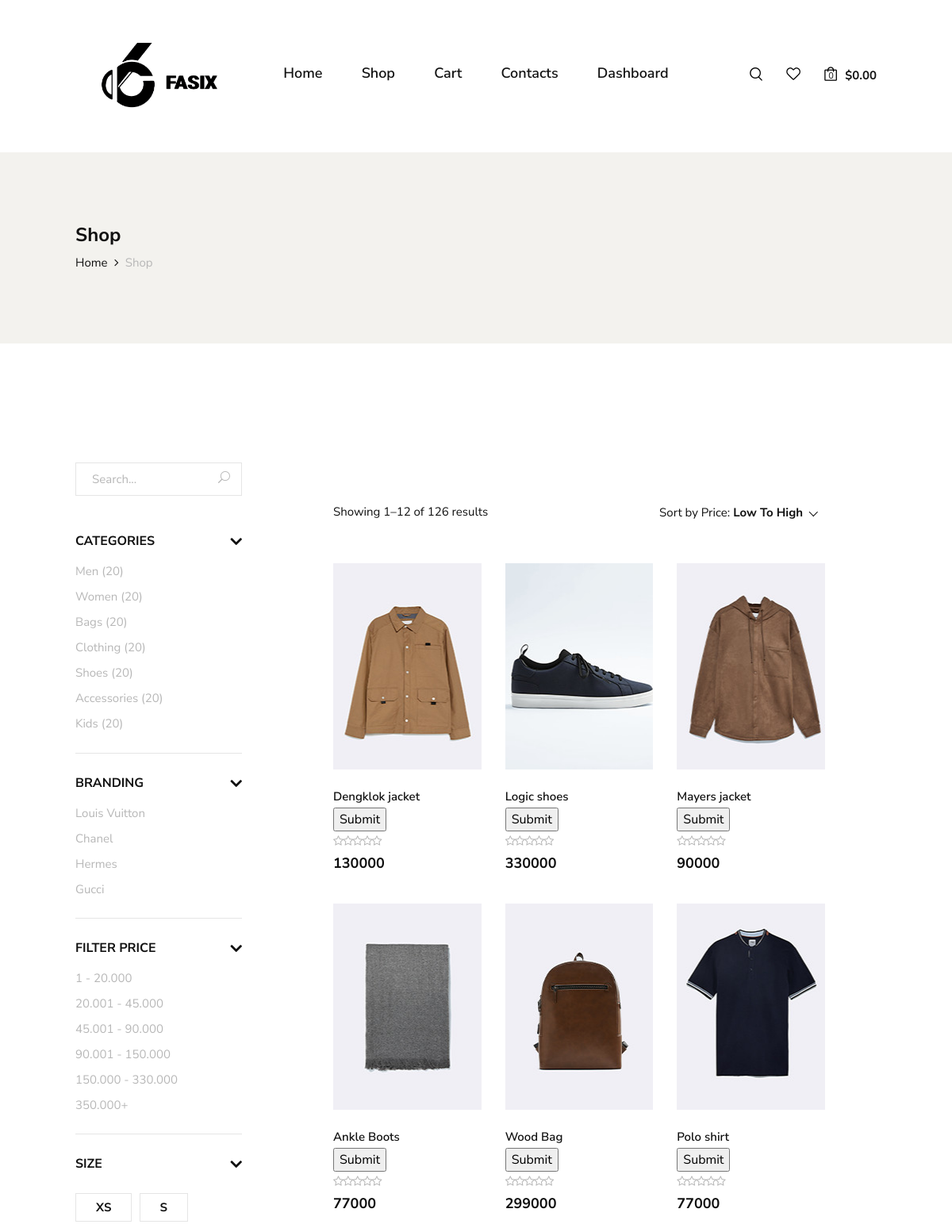
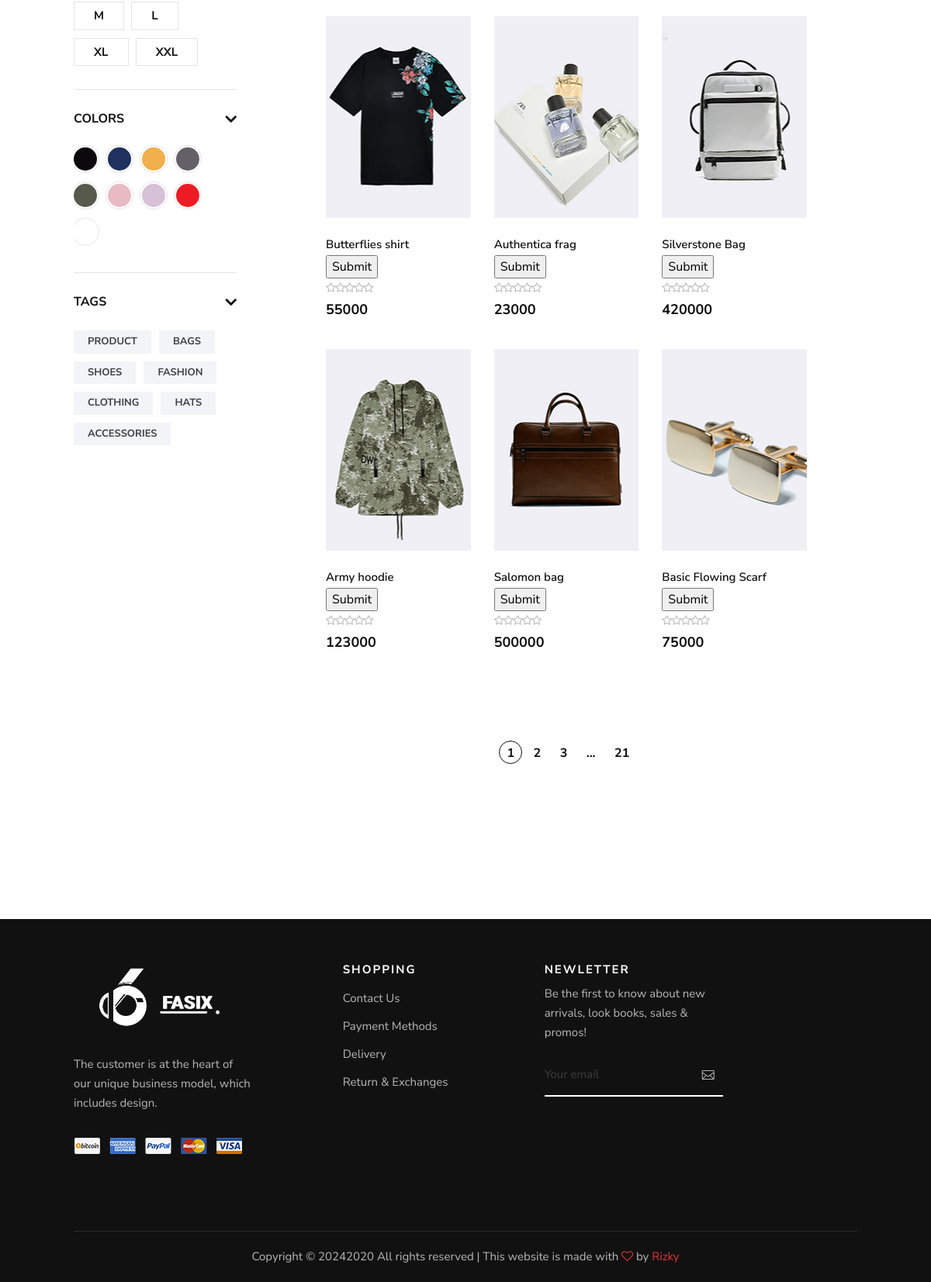
The page /shop.php on the database its author committed (2 pictures, top to bottom).
### tables this page shows
CREATE TABLE `produk` (
  `id` int(11) NOT NULL,
  `gambar` text NOT NULL,
  `nama` varchar(200) NOT NULL,
  `harga` double NOT NULL
);

### shop.php (the view, shortened to what this page needs)
<!DOCTYPE html>
<html lang="zxx">
<?php
include "functions.php";
$dataProduk = mysqli_query($db,"SELECT * FROM produk ORDER BY id ASC");
?>
<?php require_once("./header.php");?>
    <section class="breadcrumb-option">
        <div class="container">
            <div class="row">
                <div class="col-lg-12">
                    <div class="breadcrumb__text">
                        <h4>Shop</h4>
                        <div class="breadcrumb__links">
                            <a href="./index.html">Home</a>
                            <span>Shop</span>
                        </div>
                    </div>
                </div>
            </div>
        </div>
    </section>
    <section class="shop spad">
        <div class="container">
            <div class="row">
                <div class="col-lg-3">
                    <div class="shop__sidebar">
                        <div class="shop__sidebar__search">
                            <form action="#">
                                <input type="text" placeholder="Search...">
                                <button type="submit"><span class="icon_search"></span></button>
                            </form>
                        </div>
                        <div class="shop__sidebar__accordion">
                            <div class="accordion" id="accordionExample">
                                <div class="card">
                                    <div class="card-heading">
                                        <a data-toggle="collapse" data-target="#collapseOne">Categories</a>
                                    </div>
                                    <div id="collapseOne" class="collapse show" data-parent="#accordionExample">
                                        <div class="card-body">
                                            <div class="shop__sidebar__categories">
                                                <ul class="nice-scroll">
                                                    <li><a href="#">Men (20)</a></li>
                                                    <li><a href="#">Women (20)</a></li>
                                                    <li><a href="#">Bags (20)</a></li>
                                                    <li><a href="#">Clothing (20)</a></li>
                                                    <li><a href="#">Shoes (20)</a></li>
                                                    <li><a href="#">Accessories (20)</a></li>
                                                    <li><a href="#">Kids (20)</a></li>
                                                    <li><a href="#">Kids (20)</a></li>
                                                </ul>
                                            </div>
                                        </div>
                                    </div>
                                </div>
                                <div class="card">
                                    <div class="card-heading">
                                        <a data-toggle="collapse" data-target="#collapseTwo">Branding</a>
                                    </div>
                                    <div id="collapseTwo" class="collapse show" data-parent="#accordionExample">
                                        <div class="card-body">
                                            <div class="shop__sidebar__brand">
                                                <ul>
                                                    <li><a href="#">Louis Vuitton</a></li>
                                                    <li><a href="#">Chanel</a></li>
                                                    <li><a href="#">Hermes</a></li>
                                                    <li><a href="#">Gucci</a></li>
                                                </ul>
                                            </div>
                                        </div>
                                    </div>
                                </div>
                                <div class="card">
                                    <div class="card-heading">
                                        <a data-toggle="collapse" data-target="#collapseThree">Filter Price</a>
                                    </div>
                                    <div id="collapseThree" class="collapse show" data-parent="#accordionExample">
                                        <div class="card-body">
                                            <div class="shop__sidebar__price">
                                                <ul>
                                                    <li><a href="#">1 - 20.000</a></li>
                                                    <li><a href="#">20.001 - 45.000</a></li>
                                                    <li><a href="#">45.001 - 90.000</a></li>
                                                    <li><a href="#">90.001 - 150.000</a></li>
                                                    <li><a href="#">150.000 - 330.000</a></li>
                                                    <li><a href="#">350.000+</a></li>
                                                </ul>
                                            </div>
                                        </div>
                                    </div>
                                </div>
                                <div class="card">
                                    <div class="card-heading">
                                        <a data-toggle="collapse" data-target="#collapseFour">Size</a>
                                    </div>
                                    <div id="collapseFour" class="collapse show" data-parent="#accordionExample">
                                        <div class="card-body">
                                            <div class="shop__sidebar__size">
                                                <label for="xs">XS
                                                </label>
                                                <label for="sm">S
                                                </label>
                                                <label for="md">M
                                                </label>
                                                <label for="xl">L
                                                </label>
                                                <label for="2xl">XL
                                                </label>
                                                <label for="xxl">XXL
                                                </label>
                                            </div>
                                        </div>
                                    </div>
                                </div>
                                <div class="card">
                                    <div class="card-heading">
                                        <a data-toggle="collapse" data-target="#collapseFive">Colors</a>
                                    </div>
                                    <div id="collapseFive" class="collapse show" data-parent="#accordionExample">
                                        <div class="card-body">
                                            <div class="shop__sidebar__color">
                                                <label class="c-1" for="sp-1">
                                                </label>
                                                <label class="c-2" for="sp-2">
                                                </label>
                                                <label class="c-3" for="sp-3">
                                                </label>
                                                <label class="c-4" for="sp-4">
                                                </label>
                                                <label class="c-5" for="sp-5">
                                                </label>
                                                <label class="c-6" for="sp-6">
                                                </label>
                                                <label class="c-7" for="sp-7">
                                                </label>
                                                <label class="c-8" for="sp-8">
                                                </label>
                                                <label class="c-9" for="sp-9">
                                                </label>
                                            </div>
                                        </div>
                                    </div>
                                </div>
                                <div class="card">
                                    <div class="card-heading">
                                        <a data-toggle="collapse" data-target="#collapseSix">Tags</a>
                                    </div>
                                    <div id="collapseSix" class="collapse show" data-parent="#accordionExample">
                                        <div class="card-body">
                                            <div class="shop__sidebar__tags">
                                                <a href="#">Product</a>
                                                <a href="#">Bags</a>
                                                <a href="#">Shoes</a>
                                                <a href="#">Fashion</a>
                                                <a href="#">Clothing</a>
                                                <a href="#">Hats</a>
                                                <a href="#">Accessories</a>
                                            </div>
                                        </div>
                                    </div>
                                </div>
                            </div>
                        </div>
                    </div>
                </div>
                <div class="col-lg-9">
                    <div class="shop__product__option">
                        <div class="row">
                            <div class="col-lg-6 col-md-6 col-sm-6">
                                <div class="shop__product__option__left">
                                    <p>Showing 1–12 of 126 results</p>
                                </div>
                            </div>
                            <div class="col-lg-6 col-md-6 col-sm-6">
                                <div class="shop__product__option__right">
                                    <p>Sort by Price:</p>
                                </div>
                            </div>
                        </div>
                    </div>
            <div class="row">
                    <?php if(mysqli_num_rows($dataProduk)>0){
                        while($row = mysqli_fetch_assoc($dataProduk)){?>
                        <div class="col-lg-4 col-md-6 col-sm-6">
                            <div class="product__item">
                                <div class="product__item__pic set-bg" data-setbg="<?= $row['gambar'] ?>">
                            </div>
                            <div class="product__item__text">
                                <h6><?= $row['nama']?></h6>
                                <form action="" method="post">
                                    <input type="submit" a href="" class="add-cart" name="add_to_cart" + Tambah ke keranjang>
                                </form>
                                    <div class="rating">
                                        <i class="fa fa-star-o"></i>
                                        <i class="fa fa-star-o"></i>
                                        <i class="fa fa-star-o"></i>
                                        <i class="fa fa-star-o"></i>
                                        <i class="fa fa-star-o"></i>
                                    </div>
                                    <h5><?= $row['harga']?></h5>
                                </div>
                            </div>
                        </div>
                        <?php }
                        }?>
            </div>
                    <div class="row">
                        <div class="col-lg-12">
                            <div class="product__pagination">
                                <a class="active" href="#">1</a>
                                <a href="#">2</a>
                                <a href="#">3</a>
                                <span>...</span>
                                <a href="#">21</a>
                            </div>
                        </div>
                    </div>
                </div>
            </div>
        </div>
    </section>
  <?php require_once('footer.php');?>
</html>

### rows shown on the page
produk: shows a picture, nama "Dengklok jacket", harga "130000"
produk: shows a picture, nama "Logic shoes", harga "330000"
produk: shows a picture, nama "Mayers jacket", harga "90000"
produk: shows a picture, nama "Ankle Boots", harga "77000"
produk: shows a picture, nama "Wood Bag", harga "299000"
produk: shows a picture, nama "Polo shirt", harga "77000"
produk: shows a picture, nama "Butterflies shirt", harga "55000"
produk: shows a picture, nama "Authentica frag", harga "23000"
produk: shows a picture, nama "Silverstone Bag", harga "420000"
produk: shows a picture, nama "Army hoodie", harga "123000"
produk: shows a picture, nama "Salomon bag", harga "500000"
produk: shows a picture, nama "Basic Flowing Scarf", harga "75000"
